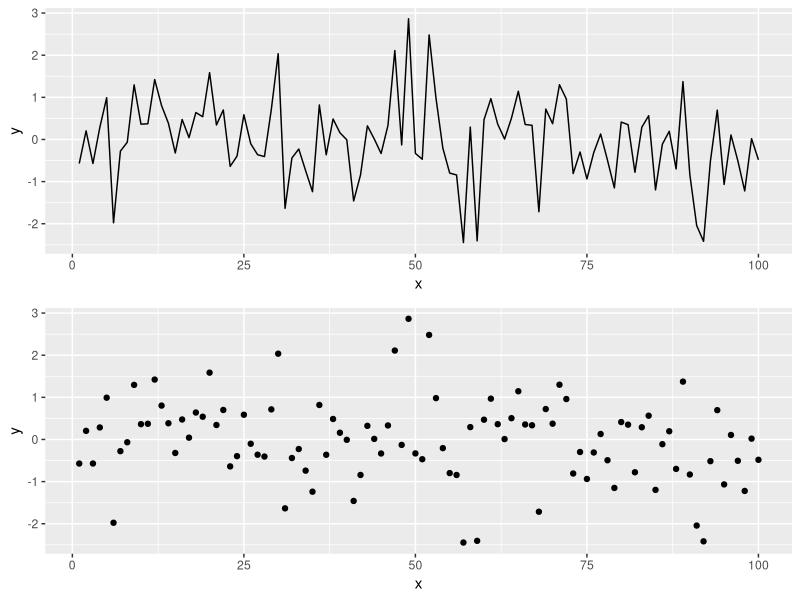

Write R code to recreate this figure.
## ---- chunk 1
knitr::opts_chunk$set(echo = TRUE, fig.width = 8, fig.height = 8, fig.align = "center")
## ---- chunk 2
library(tidyverse)
library(gridExtra)
## ---- chunk 3
# Simulating data according to a normal distribution
x <- seq(1:100)
y <- rnorm(100) # Generating data form a normal distribution with mean 0 and variance 1
data <- data.frame(x = x, y = y ) # Creating a data frame
p1 = ggplot(data, aes(x= x, y = y)) +
geom_line()
p2 = ggplot(data, aes(x= x, y = y)) +
geom_point()
grid.arrange(p1, p2)

